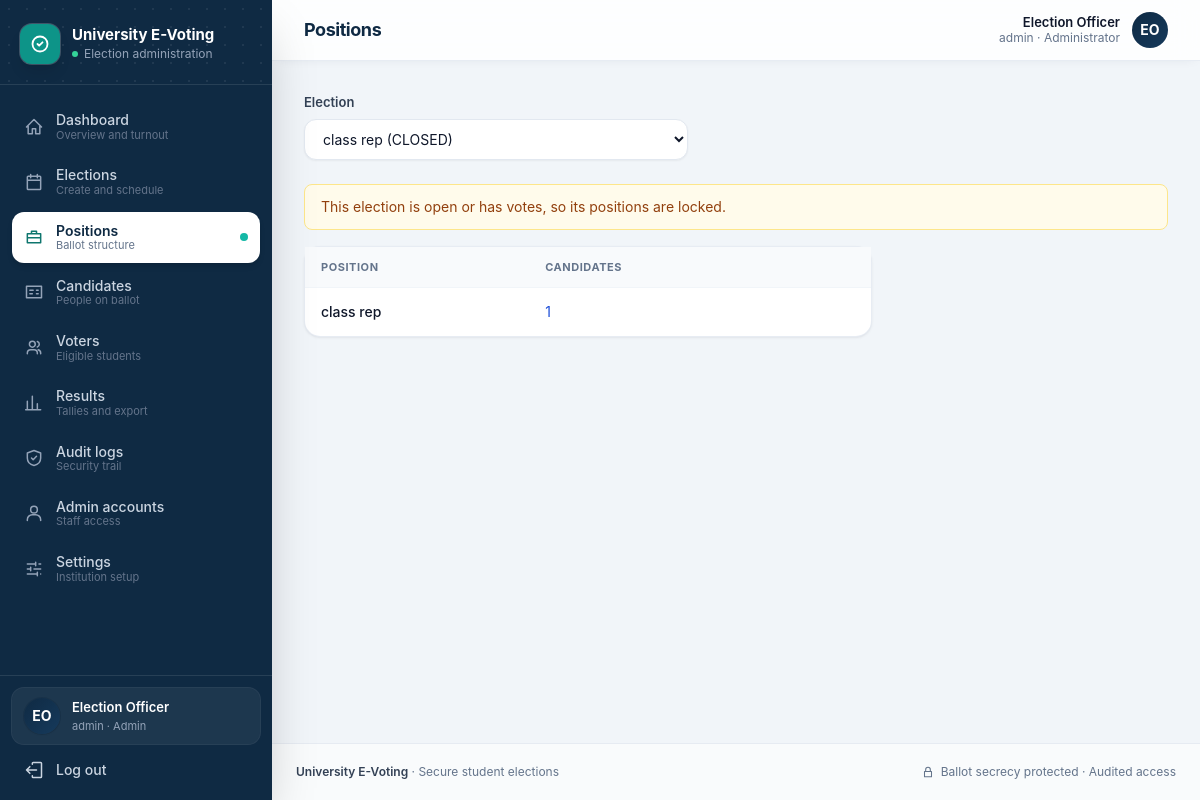
/admin/positions.php (signed in), run on the app's committed database.
### tables this page shows
CREATE TABLE settings (
        name TEXT PRIMARY KEY,
        val TEXT NOT NULL
    );

CREATE TABLE users (
        id INTEGER PRIMARY KEY AUTOINCREMENT,
        student_id TEXT NOT NULL UNIQUE,
        name TEXT NOT NULL,
        email TEXT,
        department TEXT,
        password TEXT NOT NULL,
        role TEXT NOT NULL DEFAULT 'student' CHECK (role IN ('admin','student')),
        status TEXT NOT NULL DEFAULT 'active' CHECK (status IN ('active','inactive')),
        created_at TEXT NOT NULL
    );

CREATE TABLE positions (
        id INTEGER PRIMARY KEY AUTOINCREMENT,
        election_id INTEGER NOT NULL REFERENCES elections(id) ON DELETE CASCADE,
        name TEXT NOT NULL,
        description TEXT
    );

### includes/bootstrap.php (called while the page is built, shortened)
<?php
require_once __DIR__ . '/db.php';
function e($v): string { return htmlspecialchars((string) $v, ENT_QUOTES | ENT_SUBSTITUTE, 'UTF-8'); }
function url(string $path = ''): string { return BASE_URL . '/' . ltrim($path, '/'); }
function setting(string $name, string $default = ''): string
{
    $v = db_val('SELECT val FROM settings WHERE name = ?', [$name]);
    return $v === false ? $default : (string) $v;
}
function current_user(): ?array
{
    static $loaded = false, $user = null;
    if (!$loaded) {
        $loaded = true;
        $user = db_one('SELECT id,student_id,name,email,department,role,status FROM users WHERE id = ?', [$_SESSION['uid']]);
    }
    return $user;
}
function require_login(?string $role = null): array
{
    $u = current_user();
    return $u;
}
    ?><!DOCTYPE html>
</div></body></html><?php
function election_locked(int $eid): bool
{
    $s = db_val('SELECT status FROM elections WHERE id = ?', [$eid]);
    return in_array($s, ['OPEN', 'CLOSED'], true) || (int) db_val('SELECT COUNT(*) FROM ballots WHERE election_id = ?', [$eid]) > 0;
}

### includes/db.php (called while the page is built, shortened)
<?php
function db(): PDO
{
    static $pdo = null;
    if ($pdo instanceof PDO) {
        return $pdo;
    }
    $pdo = new PDO('sqlite:' . DB_PATH, null, null, [
        PDO::ATTR_ERRMODE => PDO::ERRMODE_EXCEPTION,
        PDO::ATTR_DEFAULT_FETCH_MODE => PDO::FETCH_ASSOC,
        PDO::ATTR_EMULATE_PREPARES => false,
    ]);
    $pdo->exec('PRAGMA foreign_keys = ON');
    $pdo->exec('PRAGMA busy_timeout = 5000');
    return $pdo;
}
function db_run(string $sql, array $p = []): PDOStatement
{
    $st = db()->prepare($sql);
    $st->execute($p);
    return $st;
}
function db_all(string $sql, array $p = []): array { return db_run($sql, $p)->fetchAll(); }
function db_one(string $sql, array $p = []): ?array
{
    $r = db_run($sql, $p)->fetch();
    return $r === false ? null : $r;
}
function db_val(string $sql, array $p = []) { return db_run($sql, $p)->fetchColumn(); }

### admin/positions.php (the view, shortened to what this page needs)
<?php
require __DIR__ . '/../includes/layout.php';
$u = require_login('admin');
$elections = db_all('SELECT id,title,status FROM elections ORDER BY id DESC');
$eid = (int) ($_GET['election'] ?? $_POST['election_id'] ?? ($elections[0]['id'] ?? 0));
$positions = $eid ? db_all("SELECT p.*, (SELECT COUNT(*) FROM candidates c WHERE c.position_id = p.id) AS n FROM positions p WHERE election_id = ? ORDER BY p.id", [$eid]) : [];
$locked = $eid ? election_locked($eid) : false;
layout_start('Positions', 'positions');
if (!$elections): ?>
  <div class="card p-8 text-center text-sm text-slate-600">Create an election before adding positions. <a class="font-medium text-blue-700 hover:underline" href="<?= e(url('admin/elections.php')) ?>">Go to elections</a></div>
<?php else: ?>
  <form method="get" class="mb-6 max-w-sm">
    <label class="label" for="election">Election</label>
    <select class="input" id="election" name="election" data-autosubmit>
      <?php foreach ($elections as $x): ?><option value="<?= (int) $x['id'] ?>" <?= (int) $x['id'] === $eid ? 'selected' : '' ?>><?= e($x['title']) ?> (<?= e($x['status']) ?>)</option><?php endforeach; ?>
    </select>
  </form>
  <?php if ($locked): ?><div class="mb-4 rounded-lg border border-amber-200 bg-amber-50 px-4 py-3 text-sm text-amber-800">This election is open or has votes, so its positions are locked.</div><?php endif; ?>
  <div class="grid gap-6 lg:grid-cols-3">
    <div class="card lg:col-span-2">
      <table class="min-w-full divide-y divide-slate-100">
        <thead class="bg-slate-50"><tr><th class="th">Position</th><th class="th">Candidates</th><th class="th"></th></tr></thead>
        <tbody class="divide-y divide-slate-100">
        <?php foreach ($positions as $p): ?>
          <tr>
            <td class="td"><p class="font-medium text-slate-900"><?= e($p['name']) ?></p><?php if ($p['description']): ?><p class="text-xs text-slate-500"><?= e($p['description']) ?></p><?php endif; ?></td>
            <td class="td"><a class="text-blue-700 hover:underline" href="<?= e(url('admin/candidates.php?election=' . $eid)) ?>"><?= (int) $p['n'] ?></a></td>
            <td class="td text-right">
            </td>
          </tr>
        <?php endforeach; ?>
        </tbody>
      </table>
    </div>
  </div>
<?php endif;
layout_end();

### includes/layout.php (shortened to what this page needs)
<?php
require_once __DIR__ . '/bootstrap.php';
function icon(string $n, string $c = 'h-5 w-5'): string
{
    static $p = [
        'home' => 'M3 12l9-9 9 9M5 10v10h5v-6h4v6h5V10',
        'calendar' => 'M8 3v4m8-4v4M4 10h16M5 5h14a1 1 0 011 1v14a1 1 0 01-1 1H5a1 1 0 01-1-1V6a1 1 0 011-1z',
        'briefcase' => 'M4 8h16v11H4zM9 8V5h6v3M4 13h16',
        'id' => 'M3 5h18v14H3zM7 10h4M7 14h3M15 10h2M15 14h2',
        'users' => 'M16 19v-1a4 4 0 00-4-4H8a4 4 0 00-4 4v1M10 11a3.5 3.5 0 100-7 3.5 3.5 0 000 7zM20 19v-1a4 4 0 00-3-3.9M16 4.2a3.5 3.5 0 010 6.6',
        'user' => 'M12 12a4 4 0 100-8 4 4 0 000 8zM4 21v-1a6 6 0 016-6h4a6 6 0 016 6v1',
        'chart' => 'M4 20V10m6 10V4m6 16v-7m4 7H2',
        'shield' => 'M12 3l8 3v6c0 5-3.5 8-8 9-4.5-1-8-4-8-9V6l8-3zM9 12l2 2 4-4',
        'cog' => 'M4 6h10M18 6h2M4 12h4M12 12h8M4 18h12M20 18h0M14 4v4M8 10v4M16 16v4',
        'logout' => 'M15 12H3m0 0l4-4m-4 4l4 4M10 5V4a1 1 0 011-1h9a1 1 0 011 1v16a1 1 0 01-1 1h-9a1 1 0 01-1-1v-1',
        'check' => 'M9 12l2 2 4-4M21 12a9 9 0 11-18 0 9 9 0 0118 0z',
        'lock' => 'M6 11h12v9H6zM8 11V8a4 4 0 118 0v3',
        'menu' => 'M4 6h16M4 12h16M4 18h16',
        'vote' => 'M9 12l2 2 4-4m-8 8h10a2 2 0 002-2V6a2 2 0 00-2-2H7a2 2 0 00-2 2v12a2 2 0 002 2z',
        'spark' => 'M12 3l1.9 4.6L18.5 9.5l-4.6 1.9L12 16l-1.9-4.6L5.5 9.5l4.6-1.9L12 3zM19 15l.9 2.1L22 18l-2.1.9L19 21l-.9-2.1L16 18l2.1-.9L19 15z',
        'clock' => 'M12 21a9 9 0 100-18 9 9 0 000 18zM12 7v5l3 2',
        'alert' => 'M12 9v4m0 4h.01M10.3 3.9L1.8 18a2 2 0 001.7 3h17a2 2 0 001.7-3L13.7 3.9a2 2 0 00-3.4 0z',
        'info' => 'M12 22a10 10 0 100-20 10 10 0 000 20zM12 16v-4m0-4h.01',
    ];
    return '<svg class="' . $c . '" fill="none" viewBox="0 0 24 24" stroke="currentColor" stroke-width="1.8" stroke-linecap="round" stroke-linejoin="round" aria-hidden="true"><path d="' . ($p[$n] ?? '') . '"/></svg>';
}
function nav_items(string $role): array
{
    if ($role === 'admin') {
        return [
            ['admin/dashboard.php', 'Dashboard', 'home', 'dashboard', 'Overview and turnout'],
            ['admin/elections.php', 'Elections', 'calendar', 'elections', 'Create and schedule'],
            ['admin/positions.php', 'Positions', 'briefcase', 'positions', 'Ballot structure'],
            ['admin/candidates.php', 'Candidates', 'id', 'candidates', 'People on ballot'],
            ['admin/voters.php', 'Voters', 'users', 'voters', 'Eligible students'],
            ['admin/results.php', 'Results', 'chart', 'results', 'Tallies and export'],
            ['admin/audit-logs.php', 'Audit logs', 'shield', 'audit', 'Security trail'],
            ['admin/users.php', 'Admin accounts', 'user', 'users', 'Staff access'],
            ['admin/settings.php', 'Settings', 'cog', 'settings', 'Institution setup'],
        ];
    }
    return [
        ['student/dashboard.php', 'Dashboard', 'home', 'dashboard', 'Your voting home'],
        ['student/election.php', 'Elections', 'vote', 'elections', 'Browse and vote'],
        ['student/results.php', 'Results', 'chart', 'results', 'Published tallies'],
        ['student/profile.php', 'Profile', 'user', 'profile', 'Account and password'],
    ];
}
function avatar(string $name, ?string $photo, string $size = 'h-12 w-12'): string
{
    $ini = '';
    foreach (array_slice(preg_split('/\s+/', trim($name)), 0, 2) as $w) {
        $ini .= strtoupper(substr($w, 0, 1));
    }
    return '<span class="' . $size . ' inline-flex shrink-0 items-center justify-center rounded-2xl bg-gradient-to-br from-navy to-navy-light text-sm font-bold text-white shadow-sm ring-1 ring-navy-dark/20">' . e($ini ?: '•') . '</span>';
}
function layout_start(string $title, string $active = '', string $subtitle = ''): void
{
    $u = current_user();
    $inst = setting('institution_name', 'University E-Voting');
    $items = $u ? nav_items($u['role']) : [];
    ?><!DOCTYPE html>
<html lang="en" class="h-full">
<head>
<link rel="stylesheet" href="<?= e(url('assets/css/app.css')) ?>">
</head>
<body class="h-full font-sans text-slate-800 antialiased">
<div class="min-h-full lg:flex">
  <aside id="sidebar" class="fixed inset-y-0 left-0 z-40 flex w-[17rem] -translate-x-full flex-col bg-navy text-slate-300 shadow-2xl transition-transform duration-200 print:hidden lg:sticky lg:top-0 lg:h-screen lg:translate-x-0 lg:shrink-0">
    <div class="relative overflow-hidden border-b border-white/10 px-5 pb-5 pt-6">
      <div class="bg-dots-white pointer-events-none absolute inset-0 opacity-40"></div>
      <div class="relative flex items-center gap-3">
        <span class="flex h-10 w-10 items-center justify-center rounded-xl bg-teal-600 text-white shadow-lg ring-1 ring-white/20">
          <svg class="h-5 w-5" fill="none" viewBox="0 0 24 24" stroke="currentColor" stroke-width="2.2" stroke-linecap="round" stroke-linejoin="round"><path d="M9 12l2 2 4-4M21 12a9 9 0 11-18 0 9 9 0 0118 0z"/></svg>
        </span>
        <div class="min-w-0">
          <p class="truncate text-[15px] font-bold leading-tight text-white"><?= e($inst) ?></p>
          <p class="mt-0.5 flex items-center gap-1.5 text-xs text-slate-400"><span class="inline-block h-1.5 w-1.5 rounded-full bg-emerald-400"></span><?= $u && $u['role'] === 'admin' ? 'Election administration' : 'Student voting portal' ?></p>
        </div>
      </div>
    </div>
    <nav class="flex-1 space-y-1 overflow-y-auto px-3 py-4" aria-label="Primary">
      <?php foreach ($items as [$href, $label, $ic, $key, $desc]): $on = $active === $key; ?>
        <a href="<?= e(url($href)) ?>" class="group flex items-center gap-3 rounded-xl px-3 py-2.5 text-sm transition-all <?= $on ? 'bg-white font-semibold text-navy shadow-md' : 'font-medium text-slate-300 hover:bg-white/[.07] hover:text-white' ?>" <?= $on ? 'aria-current="page"' : '' ?>>
          <span class="<?= $on ? 'text-teal-700' : 'text-slate-400 group-hover:text-slate-200' ?>"><?= icon($ic) ?></span>
          <span class="min-w-0 flex-1 leading-tight"><?= e($label) ?><span class="block text-[11px] font-normal <?= $on ? 'text-slate-500' : 'text-slate-500 group-hover:text-slate-400' ?>"><?= e($desc) ?></span></span>
          <?php if ($on): ?><span class="h-2 w-2 shrink-0 rounded-full bg-teal-500"></span><?php endif; ?>
        </a>
      <?php endforeach; ?>
    </nav>
    <?php if ($u): ?>
    <div class="border-t border-white/10 p-3">
      <div class="mb-2 flex items-center gap-3 rounded-xl bg-white/[.06] px-3 py-2.5 ring-1 ring-white/10">
        <?= avatar($u['name'], null, 'h-9 w-9 !rounded-full') ?>
        <div class="min-w-0 flex-1">
          <p class="truncate text-[13px] font-semibold text-white"><?= e($u['name']) ?></p>
          <p class="truncate text-[11px] text-slate-400"><?= e($u['student_id']) ?> · <?= $u['role'] === 'admin' ? 'Admin' : 'Student' ?></p>
        </div>
      </div>
      <form method="post" action="<?= e(url('logout.php')) ?>">
        <button type="submit" class="flex w-full items-center gap-3 rounded-xl px-3 py-2 text-sm font-medium text-slate-300 transition hover:bg-white/[.07] hover:text-white"><?= icon('logout') ?>Log out</button>
      </form>
    </div>
    <?php endif; ?>
  </aside>
  <div class="flex min-w-0 flex-1 flex-col">
    <header class="sticky top-0 z-20 border-b border-slate-200/80 bg-white/85 px-4 py-3 shadow-[0_1px_12px_-6px_rgb(15_42_67/.15)] backdrop-blur-md print:hidden sm:px-6 lg:px-8">
      <div class="mx-auto flex w-full max-w-6xl items-center gap-3">
        <div class="min-w-0">
          <h1 class="truncate text-[17px] font-bold tracking-tight text-navy sm:text-lg"><?= e($title) ?></h1>
        </div>
        <?php if ($u): ?>
          <div class="ml-auto flex items-center gap-3">
            <div class="hidden text-right sm:block">
              <p class="text-[13px] font-semibold leading-tight text-slate-900"><?= e($u['name']) ?></p>
              <p class="text-xs text-slate-500"><?= e($u['student_id']) ?> · <?= $u['role'] === 'admin' ? 'Administrator' : 'Student' ?></p>
            </div>
            <?= avatar($u['name'], null, 'h-9 w-9 !rounded-full ring-2 ring-white shadow') ?>
          </div>
        <?php endif; ?>
      </div>
    </header>
    <main class="mx-auto w-full max-w-6xl flex-1 p-4 sm:p-6 lg:p-8">
<?php
}
function layout_end(): void
{
    ?>
    </main>
    <footer class="border-t border-slate-200/80 bg-white/60 px-6 py-5 print:hidden">
      <div class="mx-auto flex w-full max-w-6xl flex-col items-center justify-between gap-2 text-xs text-slate-500 sm:flex-row">
        <p><span class="font-semibold text-slate-700"><?= e(setting('institution_name', 'University E-Voting')) ?></span> · Secure student elections</p>
        <p class="flex items-center gap-1.5"><?= icon('lock', 'h-3.5 w-3.5') ?> Ballot secrecy protected · Audited access</p>
      </div>
    </footer>
  </div>
</div>
</body>
</html>
<?php
}

### data on the page
settings: val "University E-Voting"
users: name "Election Officer", student "admin"
positions: name "class rep", n "1"

### other printed values
$label "Dashboard"
$desc "Overview and turnout"
$label "Elections"
$desc "Create and schedule"
$label "Positions"
$desc "Ballot structure"
$label "Candidates"
$desc "People on ballot"
$label "Voters"
$desc "Eligible students"
$label "Results"
$desc "Tallies and export"
$label "Audit logs"
$desc "Security trail"
$label "Admin accounts"
